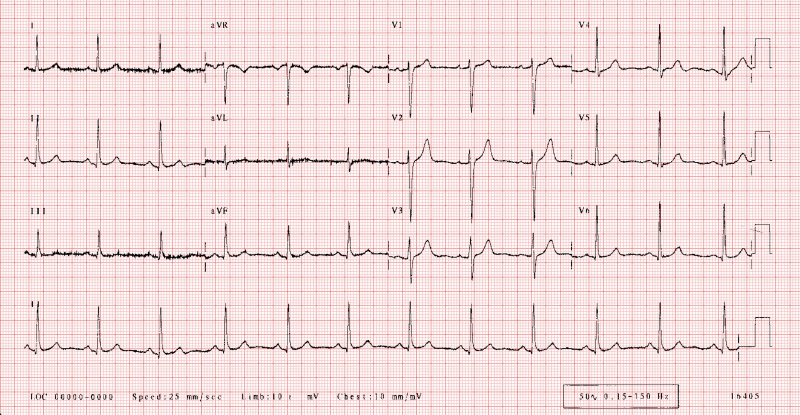
#> input picture backend/tests/sample_data/extracted_blob_7.jpg, 1600 x 829 px (shown at 1/2 size)
$ python -i cardiac_processor.py   (imports and definitions only)
#> lines starting #> are read from the running program, lines starting #| are printed output that depends on the picture; after the words box and inside, x2 and y2 are one past the last pixel; in counts of white or black regions, pixels touching at a corner belong together
#> further down, picture is the input picture: shape (829, 1600, 3); mean B, G, R 219.1, 219.5, 241.9
"""
Cardiac Preprocessing & ECG Signal Digitization Module
- Removes background ECG grid lines (pink/red or gray) with illumination normalization
- Isolates waveform trace via adaptive morphological filtering and continuity tracking
- Converts 2D pixel trace coordinates into 1D numerical time-series (amplitude in mV vs. time in seconds)
- Detects R-peaks with clinical slope/prominence filtering
- Computes accurate Heart Rate (BPM), R-R interval (ms/sec), QT interval, PR interval, QRS duration, HRV (SDNN, RMSSD)
"""

import cv2
import numpy as np
from scipy import signal
from typing import Dict, Any, Tuple, List


def remove_grid_lines(image: np.ndarray) -> np.ndarray:
    """
    Remove standard pink/red and gray ECG grid lines from paper ECG strip,
    normalizing illumination across uneven lighting and shadows.
    """
    if len(image.shape) == 2:
        image_bgr = cv2.cvtColor(image, cv2.COLOR_GRAY2BGR)
    else:
        image_bgr = image.copy()

    # Convert to grayscale
    gray = cv2.cvtColor(image_bgr, cv2.COLOR_BGR2GRAY)
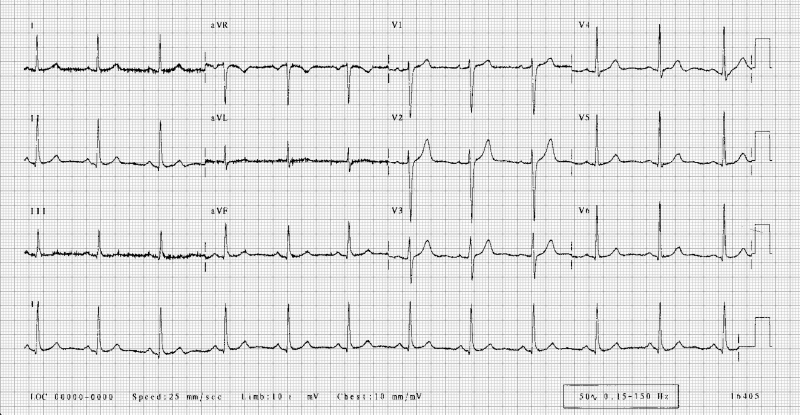
#> gray: shape (829, 1600) (shown at 1/2 size); min 0, max 255, mean 226.1

    # 1. Illumination normalization (removes shadows, gradients, vignette)
    # Using large Gaussian blur as background illumination estimate
    illumination = cv2.GaussianBlur(gray, (51, 51), 0)
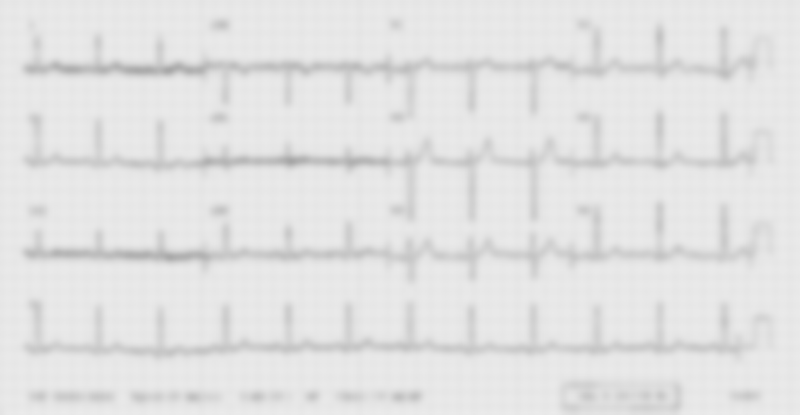
#> illumination: shape (829, 1600) (shown at 1/2 size); min 165, max 236, mean 226.1
    # Avoid divide by zero
    illumination = np.maximum(illumination, 1)
    normalized_gray = cv2.divide(gray, illumination, scale=255)

    # 2. Color-based grid detection in HSV (for pink/red/orange grid lines)
    hsv = cv2.cvtColor(image_bgr, cv2.COLOR_BGR2HSV)
#> hsv: shape (829, 1600, 3); mean H, S, V 71.9, 28, 241.9

    # Red/Pink paper grid ranges in HSV
    lower_pink1 = np.array([0, 20, 90])
    upper_pink1 = np.array([20, 255, 255])
    lower_pink2 = np.array([160, 20, 90])
    upper_pink2 = np.array([180, 255, 255])

    mask_grid1 = cv2.inRange(hsv, lower_pink1, upper_pink1)
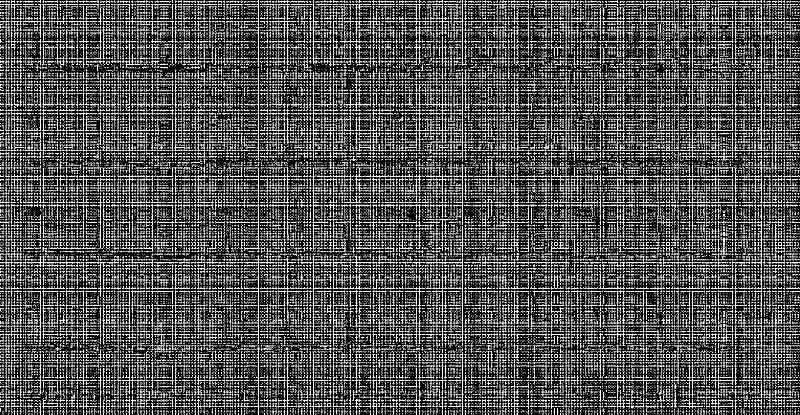
#> mask_grid1: shape (829, 1600) (shown at 1/2 size); 31.3% white in thin lines or dots
    mask_grid2 = cv2.inRange(hsv, lower_pink2, upper_pink2)
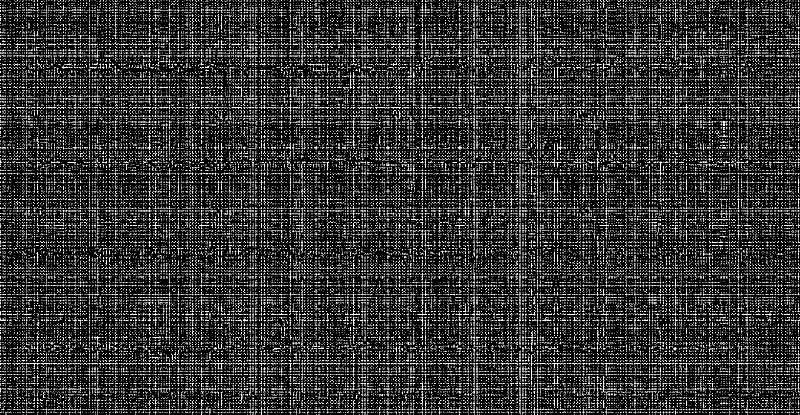
#> mask_grid2: shape (829, 1600) (shown at 1/2 size); 19.8% white in thin lines or dots
    pink_grid_mask = cv2.bitwise_or(mask_grid1, mask_grid2)
#> pink_grid_mask: shape (829, 1600); 51.1% white; 34897 black regions (31841 under 20 px), largest, box (x1, y1, x2, y2) and area: (231, 290, 574, 347) 2824, (576, 295, 844, 347) 2371, (70, 473, 327, 520) 2261

    # Protect genuine dark ECG trace from inpainting
    dark_trace_mask = (normalized_gray < 155).astype(np.uint8) * 255
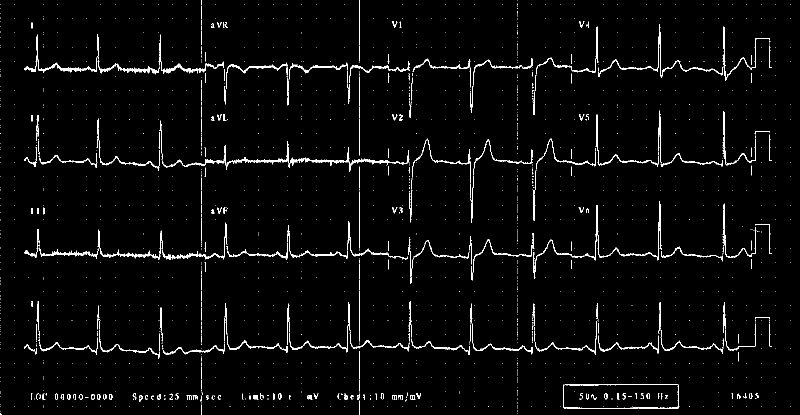
#> dark_trace_mask: shape (829, 1600) (shown at 1/2 size); 2.6% white in thin lines or dots
    pink_grid_mask = cv2.bitwise_and(pink_grid_mask, cv2.bitwise_not(dark_trace_mask))
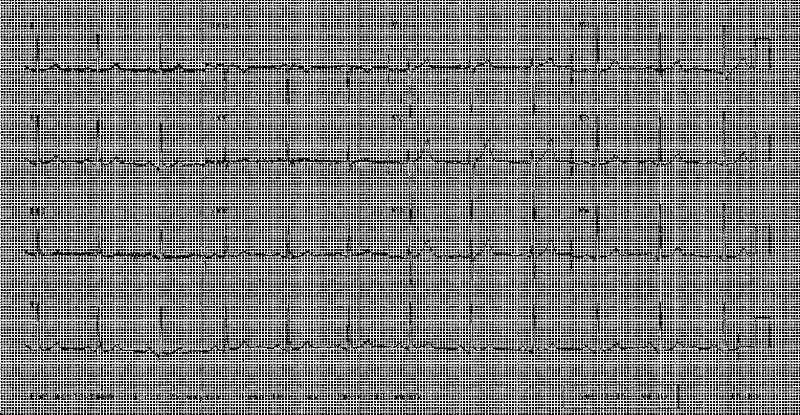
#> pink_grid_mask: shape (829, 1600) (shown at 1/2 size); 50.3% white; 34790 black regions (32003 under 20 px), largest, box (x1, y1, x2, y2) and area: (179, 233, 948, 450) 10145, (47, 440, 816, 524) 8461, (811, 400, 1327, 571) 6906

    # Inpaint colored grid if present
    if np.sum(pink_grid_mask > 0) > 100:
        cleaned_bgr = cv2.inpaint(image_bgr, pink_grid_mask, inpaintRadius=2, flags=cv2.INPAINT_TELEA)
        cleaned_gray = cv2.cvtColor(cleaned_bgr, cv2.COLOR_BGR2GRAY)
        illum2 = cv2.GaussianBlur(cleaned_gray, (51, 51), 0)
        illum2 = np.maximum(illum2, 1)
        normalized_gray = cv2.divide(cleaned_gray, illum2, scale=255)
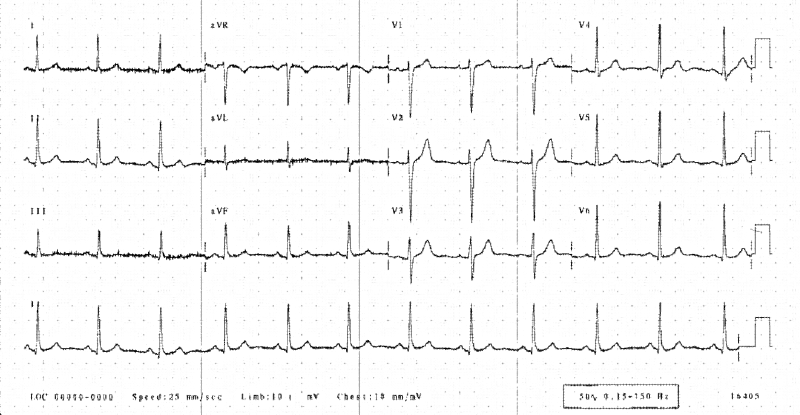
#> normalized_gray: shape (829, 1600) (shown at 1/2 size); min 0, max 255, mean 247.1

    # Bilateral filter to smooth texture while keeping sharp trace edges
    filtered = cv2.bilateralFilter(normalized_gray, d=5, sigmaColor=30, sigmaSpace=30)
    return filtered


# [232 lines left out: functions isolate_waveform_trace, digitize_trace_to_signal, extract_ecg_features, process_ecg_image, not called in this run]

>>> import cv2
>>> picture = cv2.imread('../tests/sample_data/extracted_blob_7.jpg')
>>> result = remove_grid_lines(picture)

$ run again, on backend/tests/sample_data/diag_original.png
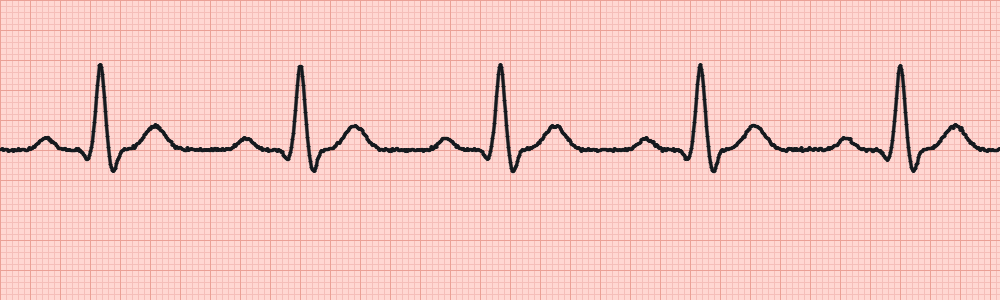
#> input picture backend/tests/sample_data/diag_original.png, 1000 x 300 px
#> picture is the input picture: shape (300, 1000, 3); mean B, G, R 195.5, 200.5, 245
#> hsv: shape (300, 1000, 3); mean H, S, V 6.1, 52.5, 245.2
#> in remove_grid_lines, `mask_grid1 = cv2.inRange(hsv, lower_pink1, upper_pink1)`:
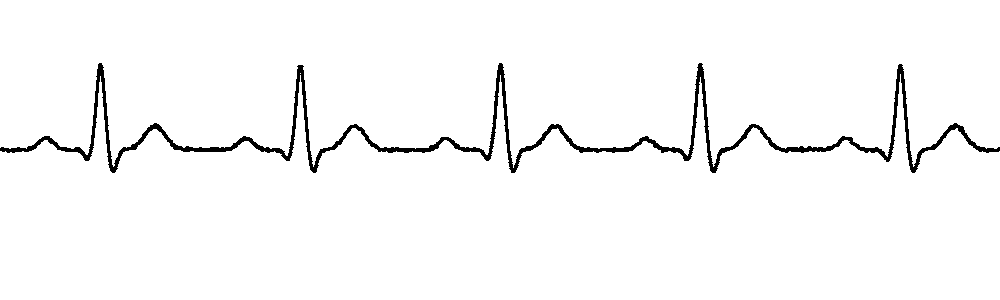
#> mask_grid1: shape (300, 1000); 97.3% white; 1 black region, box (x1, y1, x2, y2) and area: (0, 63, 1000, 173) 8002
#> mask_grid2: shape (300, 1000); 0.19% white in thin lines or dots, all inside (x1, y1, x2, y2) = (27, 63, 986, 172)
#> dark_trace_mask: shape (300, 1000); 2.7% white; 1 white region, box (x1, y1, x2, y2) and area: (0, 63, 1000, 173) 7993
#> in remove_grid_lines, `normalized_gray = cv2.divide(cleaned_gray, illum2, scale=255)`:
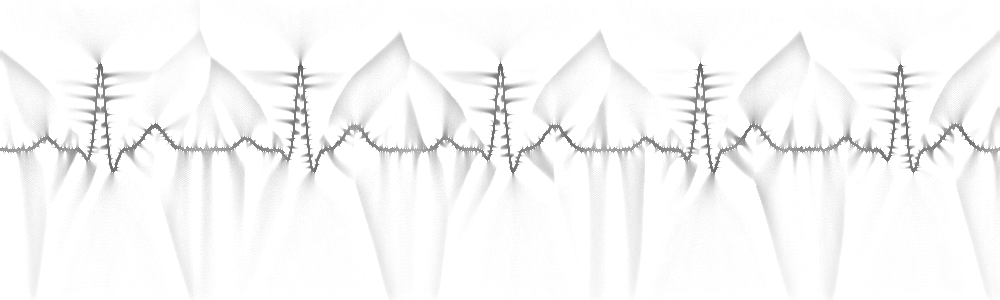
#> normalized_gray: shape (300, 1000); min 94, max 255, mean 247.2
